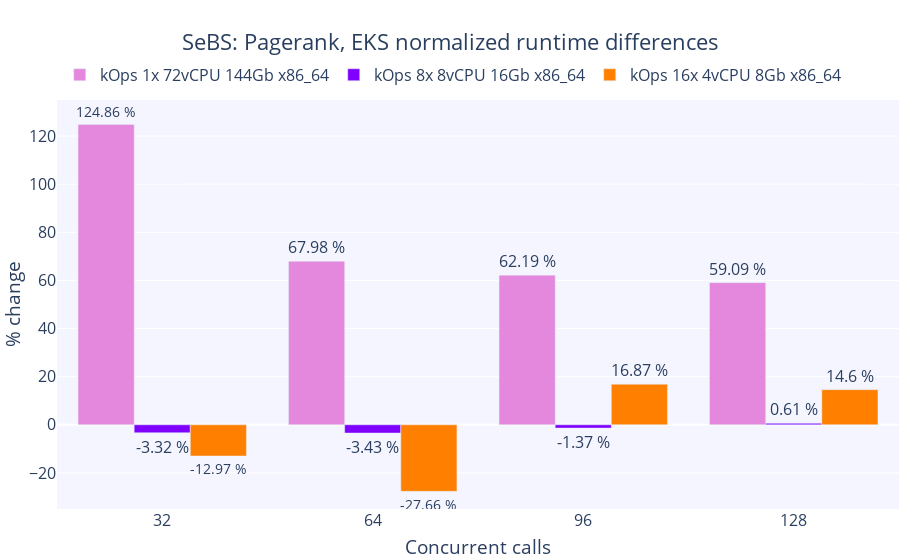

Here is the notebook cell this chart was saved with:
### Code cell
fig = create_figure('SeBS: Pagerank, EKS normalized runtime differences', 'Concurrent calls', '% change', concurrent_calls)

for i, k in enumerate(list(clusters.keys())[1:], 4):
    y_data=[]
    y_text=[]
    for c in concurrent_calls:
        kops_mean=sebs_df[k]['pagerank'][c]['runtime'].mean()
        eks_mean=sebs_df['EKS 8x 8vCPU 16Gb x86_64']['pagerank'][c]['runtime'].mean()
        percent_change=(kops_mean - eks_mean) * 100 / eks_mean
        y_data.append(percent_change)
        y_text.append(f'{round(percent_change, 2)} %')
    fig.add_trace(go.Bar(name=k,
                         x=concurrent_calls,
                         y=y_data,
                         marker_color=colorPallet[i],
                         text=y_text,
                         textposition='outside'))
fig.update_layout(yaxis_range=[-35,135])
fig.show()

# Save graph
write_image(fig, 'sebs_pagerank_percentage_difference.png')

### Figure 1 — Plotly figure (JSON) as saved in the notebook; plotly's stock layout.template omitted (floating-point values rounded to 4 significant figures)
{"data": [{"marker": {"color": "rgba(227, 136, 220, 255)"}, "name": "kOps 1x 72vCPU 144Gb x86_64", "text": ["124.86 %", "67.98 %", "62.19 %", "59.09 %"], "textposition": "outside", "type": "bar", "x": [32, 64, 96, 128], "y": [124.9, 67.98, 62.19, 59.09]}, {"marker": {"color": "rgba(127, 0, 255, 255)"}, "name": "kOps 8x 8vCPU 16Gb x86_64", "text": ["-3.32 %", "-3.43 %", "-1.37 %", "0.61 %"], "textposition": "outside", "type": "bar", "x": [32, 64, 96, 128], "y": [-3.318, -3.426, -1.371, 0.615]}, {"marker": {"color": "rgba(255, 128, 0, 255)"}, "name": "kOps 16x 4vCPU 8Gb x86_64", "text": ["-12.97 %", "-27.66 %", "16.87 %", "14.6 %"], "textposition": "outside", "type": "bar", "x": [32, 64, 96, 128], "y": [-12.97, -27.66, 16.87, 14.6]}], "layout": {"autosize": true, "font": {"size": 16}, "legend": {"orientation": "h", "x": 0.47, "xanchor": "center", "y": 1.02, "yanchor": "bottom"}, "margin": {"autoexpand": true, "b": 1, "l": 1, "r": 1}, "plot_bgcolor": "rgba(245,245,255,255)", "title": {"text": "SeBS: Pagerank, EKS normalized runtime differences", "x": 0.5, "xanchor": "center"}, "xaxis": {"autorange": true, "range": [16, 144], "tickmode": "array", "tickvals": [32, 64, 96, 128], "title": {"text": "Concurrent calls"}, "type": "linear"}, "yaxis": {"range": [-35, 135], "title": {"text": "% change"}, "type": "linear"}}}
